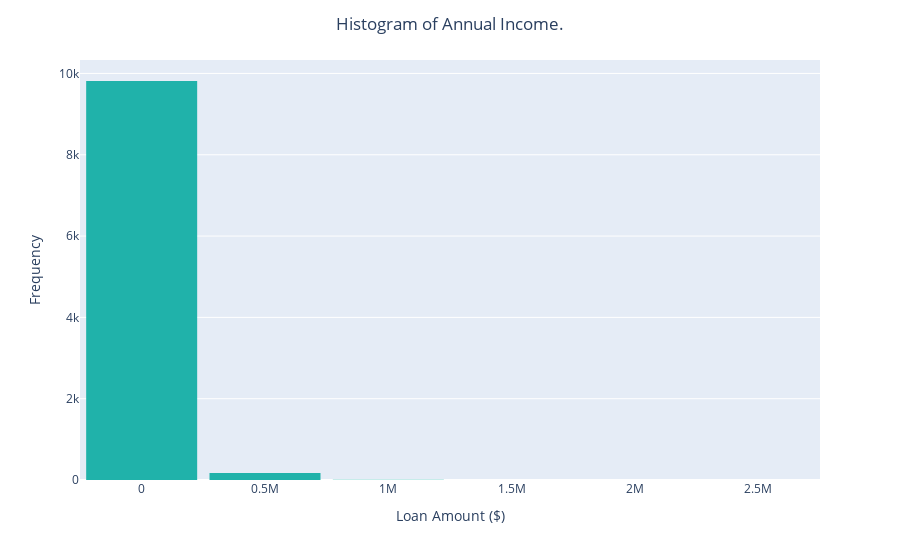

Source (notebook cell):
### Markdown cell above
**Problem 1** Create a histogram of your own! Try making a histogram of one of the other pieces of numerical data. Make it as fancy as you want. Include some categorical information. Do you learn anything from your graph? If so what?

### Code cell
# Your code here
fig = px.histogram(DF,
                   nbins=9,
                   x='annual_income',
                   color_discrete_sequence=['lightseagreen'],
                   )

fig.update_layout(bargap=0.1,
                  title='Histogram of Annual Income.',
                  title_x=0.5,
                  xaxis_title="Loan Amount ($)",
                  yaxis_title="Frequency")
fig.show()

### Figure 1 — Plotly figure (JSON) as saved in the notebook; plotly's stock layout.template omitted (floating-point values rounded to 4 significant figures; data arrays with more than 128 entries replaced by an {"elided": "..."} marker saying what was removed)
{"data": [{"bingroup": "x", "hovertemplate": "annual_income=%{x}<br>count=%{y}<extra></extra>", "legendgroup": "", "marker": {"color": "lightseagreen", "pattern": {"shape": ""}}, "name": "", "nbinsx": 9, "orientation": "v", "showlegend": false, "type": "histogram", "x": {"elided": "10000 float values"}, "xaxis": "x", "yaxis": "y"}], "layout": {"bargap": 0.1, "barmode": "relative", "legend": {"tracegroupgap": 0}, "margin": {"t": 60}, "title": {"text": "Histogram of Annual Income.", "x": 0.5}, "xaxis": {"anchor": "y", "domain": [0, 1], "title": {"text": "Loan Amount ($)"}}, "yaxis": {"anchor": "x", "domain": [0, 1], "title": {"text": "Frequency"}}}}
